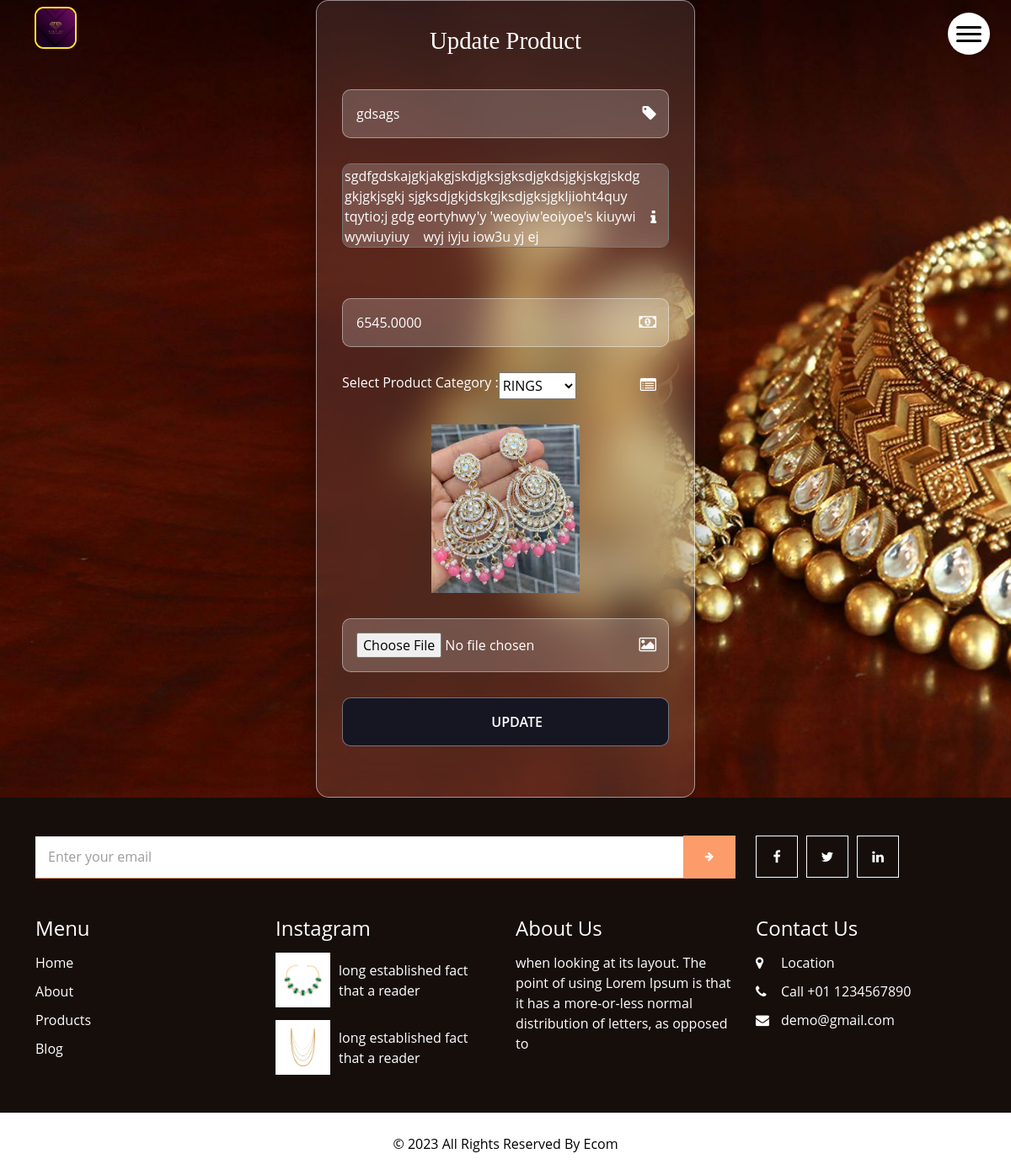
Before: /shop/edit/32 with the older database file.
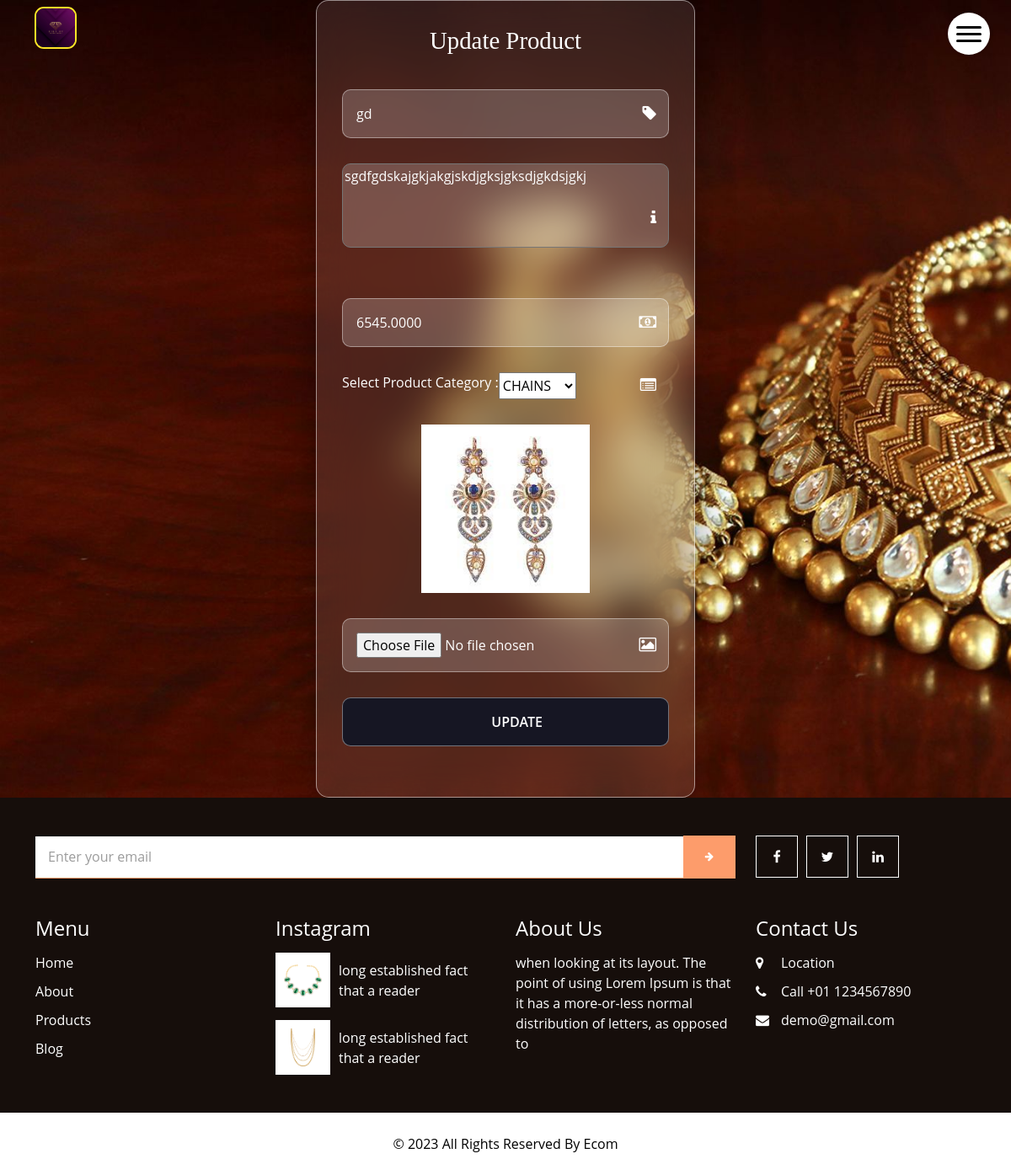
After: the same page with the newer database file.
### shop/models.py (models this page shows)
class productmodel(models.Model):
    Title= models.CharField(max_length=225,name='TITLE',null=False)
    Description=models.TextField(max_length=500,name='DESCRIPTION',null=True)
    Price=models.DecimalField(name="PRICE",null=False,decimal_places=4,max_digits=25)
    Rating=models.IntegerField(name='RATINGS',default=0)
    imagepath=models.ImageField(name="IMAGE",upload_to='product_images/', null=True)
    Product_Category=models.CharField(name="PRODUCT_CATEGORY",max_length=500, null=True)

### shop/views.py (the view)
# urls.py: path('edit/<pk>',editproduct,name="edit"),
def editproduct(request,pk):
    obj = productmodel.objects.get(id=pk)
    if request.POST:
        insc= productform(data=request.POST,files=request.FILES,instance=obj)
        if insc.is_valid:
            insc.save()
            return redirect('shop')
    else:
        insc=productform(instance=obj)
    return render(request,"edit.html",{"form":insc})

### shop/forms.py
class productform(forms.ModelForm):
    CATEGORY_CHOICES = [
        ('RING', 'RINGS'),
        ('CHAIN', 'CHAINS'),
        ('BANGLE', 'BANGLES'),
    ]
    PRODUCT_CATEGORY = forms.ChoiceField(label='Select Product Category', choices=CATEGORY_CHOICES)
    DESCRIPTION = forms.CharField(widget=forms.Textarea(attrs={'placeholder': 'DESCRIPTION',"class":'input-box','style':'position: relative; width: 500px; height: 100px; color:white; background-color: rgba(255, 255, 255, 0.2);border-radius: 10px;; resize: none;'}))
    TITLE = forms.CharField(widget=forms.TextInput(attrs={'placeholder': 'TITLE'}))
    PRICE = forms.DecimalField(widget=forms.NumberInput(attrs={'placeholder': 'PRICE'}))
    class Meta:
        model=productmodel
        fields=['TITLE','DESCRIPTION','PRICE','IMAGE', 'PRODUCT_CATEGORY']

### templates/edit.html (shortened to what this page needs)
{%extends 'base.html'%}
{%block content%}
    <div class="kgacontainer">
        <div class="login">
          <h1>Update Product</h1>
          <form  method="post" enctype="multipart/form-data">
            <div class="input-box">
              {{form.TITLE}}
              <i class="fa fa-tag"></i>
            </div>
            <div class="input-box">
                {{form.DESCRIPTION}}
                <i class="fa fa-info"></i>
              </div>
              <div class="input-box">
                {{form.PRICE}}
                <i class="fa fa-money"></i>
              </div>
              <div  class="input-box">
                <label style="color: rgb(255, 255, 255);">Select Product Category : </label>
                    {{form.PRODUCT_CATEGORY }}
                <i class="fa fa-list-alt"></i>
            </div>
              <div style="text-align: center; padding-bottom: 30px;">
               <img src=" {{form.instance.IMAGE.url}}" style="width: auto;height: 200px;">
              </div>
           <div class="input-box">
            <input type="file" name="IMAGE" accept="image/*" id="isd_IMAGE">
            <i class="fa fa-image"></i>
          </div>
        <button type="submit">UPDATE</button>
      </form>
    </div>
  </div>
{%endblock%}

Changed rows visible on the page:
changed productmodel: TITLE "gdsags" → "gd"; DESCRIPTION "sgdfgdskajgkjakgjskdjgksjgksdjgkdsjgkjskgjskdg gkjgkjsgkj sjgksdjgkjdskgjksdjgksjgkljioht4quy tqytio;j gdg eortyhwy'y 'weoyiw'eoiyoe's kiuywi wywiuyiuy wyj iyju iow3u yj ej" → "sgdfgdskajgkjakgjskdjgksjgksdjgkdsjgkj"; PRODUCT_CATEGORY "RINGS" → "CHAINS"; instance.IMAGE: a different picture
